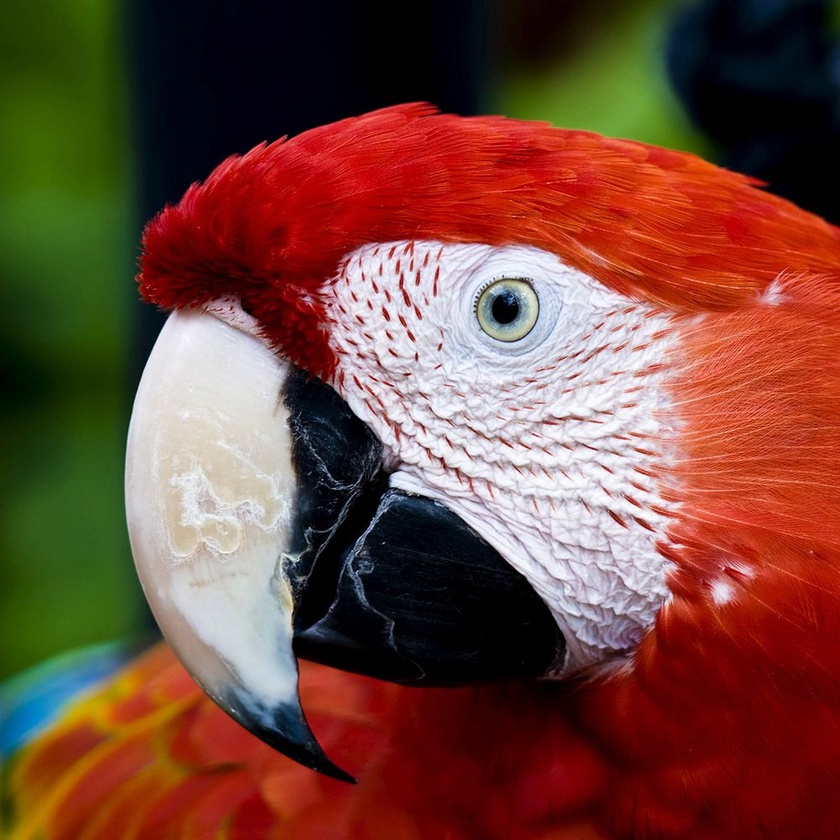
#> input picture images/macaw.jpg, 840 x 840 px, shrunk from 1000 x 1000 before the run
$ python main.py images/macaw.jpg
#> lines starting #> are read from the running program, lines starting #| are printed output that depends on the picture
### process_image.py
import cv2
import numpy as np


#  Reads and scales the image from the given path.
def read_image(image_path):
#> called with image_path = 'images/macaw.jpg'
    img = cv2.imread(image_path)
#> img is the input picture: shape (840, 840, 3); mean B, G, R 58.6, 72.1, 115.6
    img = img / 255.0
    return img


# Rescales and saves the image to the given path.
def write_image(image_path, image):
    cv2.imwrite(image_path, 255 * image)


# Compresses the image based on the centroid colors and the
# array of which cluster a pixel is assigned to.
def compress_image(centroids, index, img):
    # Assign each pixel to the corresponding centroid color.
    centroid = np.array(centroids)
    compressed = centroid[index.astype(int), :]

    # Reshape the image back to a 3D matrix of row, col, rgb(3).
    return compressed.reshape(img.shape)

### k_means.py
import numpy as np


# Initialize the centroids for the image.
def initialize_centroids(img, clusters):
    # Flatten the image from a 3D matrix to a 2D matrix of
    # rgb(3) values.
#> called with clusters = 16
    points = img.reshape((-1, img.shape[2]))
    m, n = points.shape
#> m = 705600; n = 3

    # The array of assumed centroids (means) for k-means.
    centroids = np.zeros((clusters, n))

    # Initialize the centroids by randomly choosing 10 pixels and
    # calculating the mean color of the 10 pixels.
    for i in range(clusters):
        rand_indices = np.random.choice(m, size = 10, replace = False)
        centroids[i] = np.mean(points[rand_indices], axis = 0)
#> after the loop, centroids = 16 rows, first 8: [0.113, 0.175, 0.492], [0.358, 0.354, 0.462], [0.241, 0.23, 0.585], [0.205, 0.23, 0.353], [0.172, 0.195, 0.398], [0.304, 0.367, 0.537], [0.218, 0.278, 0.28], [0.25, 0.349, 0.454]

    # Return the flattened image and the initialized centroids.
    return points, centroids


# Performs the k-means algorithm on the image.
def k_means(points, centroids, clusters):
    # Number of iterations for the k-means algorithm.
    iterations = 10

    # Stores the index of the cluster to which each pixel is assigned.
    m, _ = points.shape
    index = np.zeros(m)

    # Perform the k-means iterations.
    while iterations > 0:
        # Assign the points to the clusters.
        for j in range(m):
            # Calculate the Euclidean distances from the j-th pixel to each
            # centroid.
            dists = np.sqrt(((points[j] - centroids) ** 2).sum(axis = 1))

            # Assign the j-th pixel to the cluster whose centroid it is
            # closest to.
            index[j] = dists.argmin()

        # Update the centroids for each cluster.
        for k in range(clusters):
            # Get the points that are assigned to the k-th cluster.
            cluster_points = points[index == k]

            # If the k-th cluster is not empty, update its centroid to be
            # the mean of the points assigned to it.
            if len(cluster_points) > 0:
                centroids[k] = np.mean(cluster_points, axis = 0)

        iterations -= 1

    # Return the final centroids and the mapping of each pixel to its
    # centroid.
    return centroids, index

### main.py
import argparse
from process_image import read_image, compress_image, write_image
from k_means import initialize_centroids, k_means

# Make the parser to handle command line arguments for user input.
parser = argparse.ArgumentParser("main")
parser.add_argument(
    "image_path",
    type = str,
    help = "the path of the image to be compressed")
parser.add_argument(
    "--number_of_clusters",
    type = int,
    default = 16,
    help = "number of clusters (colors)")
parser.add_argument(
    "--save_path",
    type = str,
    default = "compressed.jpg",
    help = "the path to save the compressed image")
args = parser.parse_args()

# Get the user input from the argument parser.
input_path = args.image_path
clusters = args.number_of_clusters
output_path= args.save_path

# Read the image from the file, initialise the centroids,
# perform k-means, compress the image using the clusters, and
# save the image.
img = read_image(input_path)
points, centroids = initialize_centroids(img, clusters)
centroids, index = k_means(points, centroids, clusters)
#> after the loop in k_means, `while iterations > 0:`: centroids = 16 rows, first 8: [0.0236, 0.0738, 0.637], [0.675, 0.662, 0.73], [0.103, 0.206, 0.796], [0.161, 0.141, 0.0849], [0.238, 0.219, 0.32], [0.289, 0.385, 0.863], [0.028, 0.233, 0.133], [0.184, 0.541, 0.364]; iterations = 0
compressed = compress_image(centroids, index, img)
#> in compress_image, `centroid = np.array(centroids)`: centroid has the same summary as centroids in k_means
#> in compress_image, `return compressed.reshape(img.shape)`:
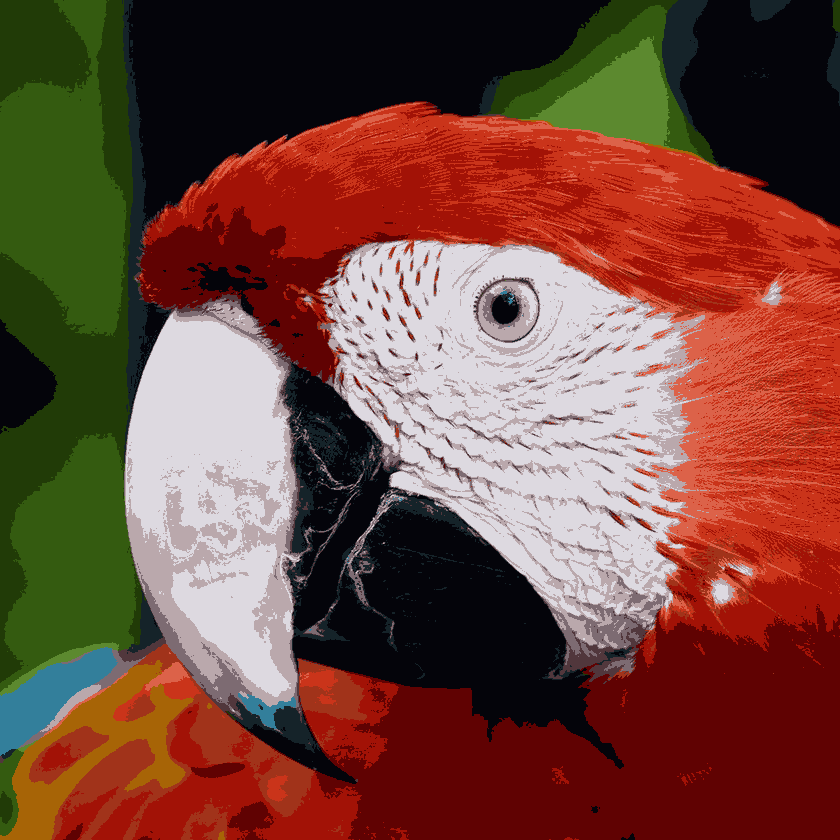
#> returned value: shape (840, 840, 3) float64; mean of channels 0, 1, 2 0.23, 0.283, 0.453; drawn as B, G, R
write_image(output_path, compressed)
